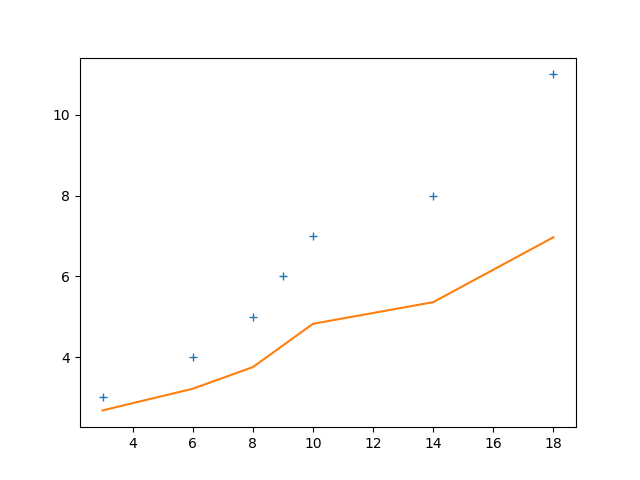

Generate this figure with Python:
#!/usr/bin/python
# -*- coding: utf-8 -*- 
# liner regression 线性回归
import tensorflow as tf
import numpy as np
import matplotlib as mpl
mpl.use('Agg')
import matplotlib.pyplot as plt

# 使用numpy生成一个假数据
X = [3,6,8,9,10,14,18]
Y = [3,4,5,6,7,8,11]

# 构造一个线性模型
W = tf.Variable(tf.random_normal([1]),name='weight')
b = tf.Variable(tf.random_normal([1]),name ='bias')
hypothesis = X * W + b

# 最小化方差

loss = tf.reduce_mean(tf.square(hypothesis  - Y))
optimizer = tf.train.GradientDescentOptimizer(0.0001)
train =optimizer.minimize(loss)

# 初始化变量
init =tf.initialize_all_variables()

# 启动图

sess = tf.Session()
sess.run(init)

# 拟合平面
#	
for step in xrange(0,40001):
	sess.run(train)
	if step % 20 == 0:
		_, W_val, b_val = sess.run([train, W, b])
		#print step, sess.run(loss),sess.run(W), sess.run(b)
		print (step,W_val, b_val)
	
#draw
plt.plot(X,Y,"+")
plt.plot(X,(Y*W_val)+b_val)
plt.show()
plt.savefig('./regression-data.png')
